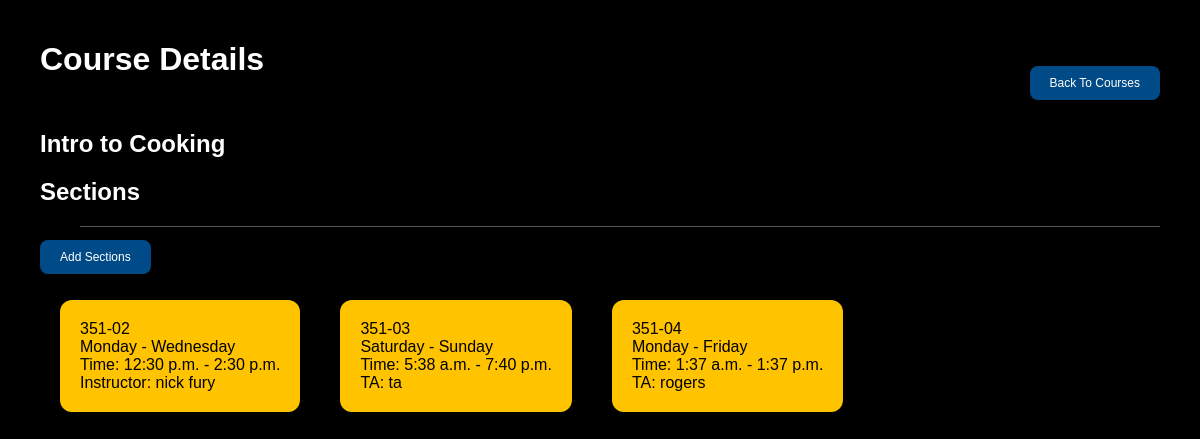
Screenshot of /course/3/ (signed in) with the database file from the repository.
### ta_scheduler/models.py (models this page shows, shortened)
class Course(models.Model):
    SEMESTER_CHOICES = [
        ('spring', 'Spring'),
        ('summer', 'Summer'),
        ('fall', 'Fall'),
        ('winter', 'Winter'),
    ]
    courseName = models.CharField(max_length=100)
    semester = models.CharField(max_length=10, choices=SEMESTER_CHOICES)
    year = models.PositiveIntegerField()

class Section(models.Model):
    sectionName = models.CharField(max_length=100)
    dayOfWeek = models.CharField(max_length=1, choices=DAYS_OF_WEEK)
    dayOfWeek2 = models.CharField(max_length=1, choices=DAYS_OF_WEEK, blank=True, null=True, default='')
    course = models.ForeignKey(Course, on_delete=models.CASCADE, related_name="sections", null=True, blank=True)
    teaching_assistant = models.ForeignKey(User, on_delete=models.SET_NULL, related_name="ta_sections", null=True, blank=True)
    instructor = models.ForeignKey(User, on_delete=models.SET_NULL, related_name="sections_taught", null=True, blank=True)
    timeOfDay = models.TimeField(
        default=time(0, 0),
        help_text="This field expects time in 24-hour format (HH:MM)."
    )
    endOfDay = models.TimeField(
        default=time(0, 0),
        help_text="This field expects time in 24-hour format (HH:MM)."
    )

class User(AbstractUser):
    ROLE_CHOICES = [
        ('admin', 'Admin'), ('instructor', 'Instructor'), ('ta', 'TA'),
    ]
    full_name = models.CharField(max_length=100)
    role      = models.CharField(max_length=20, choices=ROLE_CHOICES)
    def __str__(self):
        return self.full_name

### ta_scheduler/views.py (the view, shortened to what this page needs)
# urls.py: path('course/<int:course_id>/', views.course_detail, name='course_detail'),
@login_required()
def course_detail(request, course_id):
    user = request.user
    course = get_object_or_404(Course, id=course_id)
    users = User.objects.filter(role__in=['ta', 'instructor'])
    if(user.role == 'ta'):
        sections = Section.objects.filter(course=course, teaching_assistant=user)
    elif(user.role == 'instructor'):
        sections = Section.objects.filter(course = course)
    else:
        sections = Section.objects.filter(course=course)
    return render(request, 'course_detail.html', {
        'course': course,
        'users': users,
        'DAYS_OF_WEEK': DAYS_OF_WEEK,
        'sections': sections,
    })

### templates/course_detail.html (shortened to what this page needs)
{% load static %}
<!DOCTYPE html>
<html lang="en">
<head>
    <link rel="stylesheet" href="{% static 'Style.css' %}">
</head>
<body>
<header>
    <h1>Course Details</h1>
    <div class="back-button">
        <form method="post">
            <button type="submit" name="back-button">Back To Courses</button>
        </form>
    </div>
</header>
<main>
    <section class="course-info">
        <h2>{{ course.courseName }}</h2>
        <h2>Sections</h2>
        <div class="divider"></div>
        {% if request.user.role|lower|cut:" " == "admin" %}
            <div class="Sections">
                <label for="popup-toggle" class="popup-button">Add Sections</label>
            </div>
        {% endif %}
        <div class="sections-container">
            {% if request.user.role|lower|cut:" " == "admin" %}
                {% for section in sections %}
                    <div class="section-wrapper">
                        <label for="edit-popup-toggle-{{ section.id }}" class="section-box">
                            {{ section.sectionName }}<br>
                            {{ section.get_dayOfWeek_display }}{% if section.get_dayOfWeek2_display %} -
                                {{ section.get_dayOfWeek2_display }}{% endif %}<br>
                            Time: {{ section.timeOfDay }} - {{ section.endOfDay }}<br>
                            {% if section.teaching_assistant %}TA: {{ section.teaching_assistant }}{% endif %}
                            {% if section.instructor %}Instructor: {{ section.instructor }}{% endif %}
                        </label>
                    </div>
                {% endfor %}
            {% endif %}
    </section>
</main>
</body>
</html>

### static/Style.css (style rules this page uses)
html, body { height: 100%; margin: 0; background-color: #000; font-family: Arial, sans-serif; color: white; display: flex; flex-direction: column; }
main { flex: 1; display: flex; flex-direction: column; }
header { display: flex; flex-wrap: wrap; justify-content: space-between; align-items: flex-end; padding: 20px 40px 10px; background-color: black; position: relative; gap: 20px; }
.course-info { padding-left: 40px }
.section-box { background-color: #FFC300; color: #000000; border-radius: 12px; padding: 20px; margin: 15px 20px; max-width: 90%; transition: background-color 0.2s ease; display: inline-block; }
.sections-container { display: flex; flex-wrap: wrap; justify-content: flex-start; }
.popup-button { padding: 10px 20px; font-size: 12px; background-color: #004B87; color: white; border: none; border-radius: 8px; cursor: pointer; transition: background-color 0.3s ease; }
.Sections { margin-bottom: 20px; }
.back-button button { padding: 10px 20px; font-size: 12px; background-color: #004B87; color: white; border: none; border-radius: 8px; cursor: pointer; transition: background-color 0.3s ease; }
.divider { height: 1px; background-color: #555; margin: 0 40px 20px; }

### rows the page displays
Course: courseName "Intro to Cooking"
Section: sectionName "351-02", dayOfWeek "Monday", dayOfWeek2 "Wednesday", timeOfDay "12:30 p.m.", endOfDay "2:30 p.m.", instructor "nick fury"
Section: sectionName "351-03", dayOfWeek "Saturday", dayOfWeek2 "Sunday", timeOfDay "5:38 a.m.", endOfDay "7:40 p.m.", teaching_assistant "ta"
Section: sectionName "351-04", dayOfWeek "Monday", dayOfWeek2 "Friday", timeOfDay "1:37 a.m.", endOfDay "1:37 p.m.", teaching_assistant "rogers"
